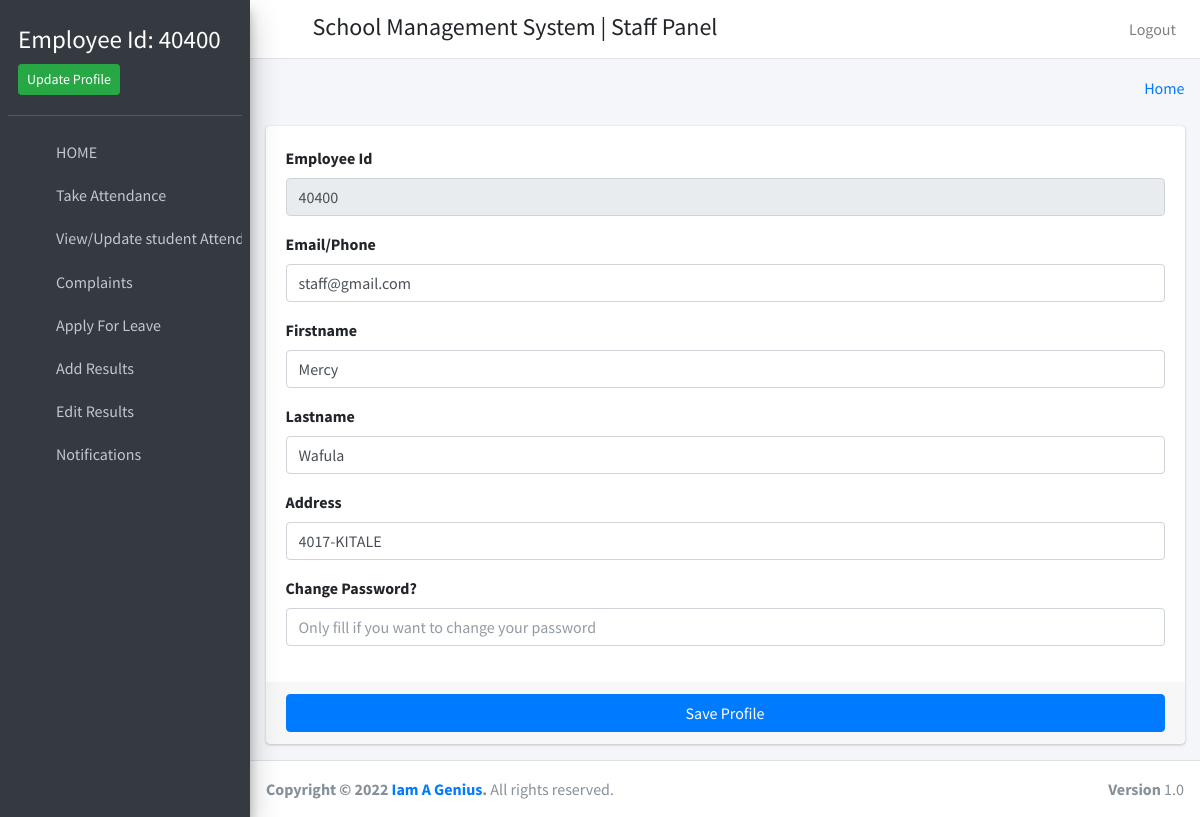
The app's page /staff_profile (signed in) with its own data.
### Student/models.py (models this page shows)
class CustomUser(AbstractUser):
    user_type_data=((1,"HOD"),(3,"staff"),(4,"student"),(2,"admin"))
    user_type= models.CharField(default=1, choices=user_type_data,max_length=10)

class staff(models.Model):
    id = models.AutoField(primary_key=True)
    admin = models.OneToOneField(CustomUser, on_delete=models.CASCADE)
    address = models.TextField()
    dept_id = models.ForeignKey(department, on_delete=models.SET_DEFAULT, default=1)
    created_at = models.DateTimeField(auto_now_add=True)
    updated_at = models.DateTimeField(auto_now_add=True)
    fcm_token=models.TextField(default="")
    objects=models.Manager()

### Student/staffviews.py (the view)
# urls.py: path('staff_profile',staffviews.staff_profile,name="staff_profile"),
def staff_profile(request):
    user=CustomUser.objects.get(id=request.user.id)
    staffs=staff.objects.get(admin=user)
    notifications = notificationstaff.objects.filter(staff_id=staffs.id,read=False).count()
    notification = notificationstaff.objects.filter(staff_id=staffs.id,read=False)
    return render(request,"staff_template/staff_profile.html",{"notification":notification,"user":user,"staffs":staffs,"notifications":notifications})

### templates/staff_template/staff_profile.html (shortened to what this page needs)
{% extends 'staff_template/base_template.html' %}
{% load static %}
{% block main_content %}
<section class="content">
      <div class="container-fluid">
        <div class="row">
          <div class="col-md-12">
            <div class="card card">
              <form role="form" action="{% url 'staff_profile_save' %}" method="POST">
                <div class="card-body">
                  <div class="form-group">
                    <label>Employee Id</label>
                    <input type="text" class="form-control" name="username" value="{{ user.username }}" disabled="disabled">
                  </div>
                  <div class="form-group">
                    <label>Email/Phone</label>
                    <input type="text" class="form-control" name="email" value="{{ user.email }}" />
                  </div>
                  <div class="form-group">
                    <label>Firstname</label>
                    <input type="text" class="form-control" name="first_name" value="{{ user.first_name }}">
                  </div>
                  <div class="form-group">
                    <label>Lastname</label>
                    <input type="text" class="form-control" name="last_name" value="{{ user.last_name }}">
                  </div>
                  <div class="form-group">
                    <label>Address</label>
                    <input type="text" class="form-control" name="address" value="{{staffs.address}}">
                  </div>
                  <div class="form-group">
                    <label>Change Password?</label>
                    <input type="text" class="form-control" name="password" placeholder="Only fill if you want to change your password">
                  </div>
                </div>
                <div class="card-footer">
                  <button type="submit" class="btn btn-primary btn-block ">Save Profile</button>
                </div>
              </form>
            </div>
          </div>
        </div>
      </div>
    </section>
{% endblock main_content %}

### templates/staff_template/sidebar.html (shortened to what this page needs)
{% load static %}
<aside class="main-sidebar sidebar-dark-primary elevation-4">
    <div class="sidebar">
      <div class="user-panel mt-3 pb-3 mb-3 d-flex username">
        <div class="info">
            Employee Id:&nbsp;{{ user.username }}
          <a href="{% url 'staff_profile' %}" class="d-block"><button class="btn btn-sm btn-success">Update Profile</button></a>
        </div>
      </div>
      <nav class="mt-2">
        <ul class="nav nav-pills nav-sidebar flex-column" data-widget="treeview" role="menu" data-accordion="false">
          <li class="nav-item">
            {% url 'staff_home' as staff_home %}
            <a href="{{ staff_home }}" class="nav-link {% if request.path == staff_home %} active {% endif %} ">
              <i class="nav-icon fas fa-home"></i>
              <p>
                HOME
              </p>
            </a>
          </li>
          <li class="nav-item">
             {% url 'staff_take_attendance' as staff_take_attendance %}
            <a href="{{ staff_take_attendance }}" class="nav-link {% if request.path == staff_take_attendance %} active {% endif %} ">
              <i class="nav-icon fas fa-bars"></i>
              <p>
                Take Attendance
              </p>
            </a>
          </li>
          <li class="nav-item">
            {% url 'staff_update_attendance' as staff_update_attendance %}
           <a href="{{ staff_update_attendance }}" class="nav-link {% if request.path == staff_update_attendance %} active {% endif %} ">
             <i class="nav-icon fas fa-database"></i>
             <p>
               View/Update student Attendance
             </p>
           </a>
         </li>
         <li class="nav-item">
          {% url 'staff_feedback' as staff_feedback %}
         <a href="{{ staff_feedback }}" class="nav-link {% if request.path == staff_feedback %} active {% endif %} ">
           <i class="nav-icon fas fa-envelope"></i>
           <p>
             Complaints
           </p>
         </a>
       </li>
       <li class="nav-item">
        {% url 'staff_apply_leave' as staff_apply_leave %}
       <a href="{{ staff_apply_leave }}" class="nav-link {% if request.path == staff_apply_leave %} active {% endif %} ">
         <i class="nav-icon fas fa-user-times"></i>
         <p>
           Apply For Leave
         </p>
       </a>
       </li>
      <li class="nav-item">
      {% url 'staff_add_result' as staff_add_result %}
      <a href="{{ staff_add_result }}" class="nav-link {% if request.path == staff_add_result %} active {% endif %} ">
        <i class="nav-icon fas fa-percent"></i>
        <p>
          Add Results
        </p>
      </a>
      </li>
      <li class="nav-item">
        {% url 'edit_student_result' as edit_student_result %}
        <a href="{{ edit_student_result }}" class="nav-link {% if request.path == edit_student_result %} active {% endif %} ">
          <i class="nav-icon fas fa-plus-square"></i>
          <p>
            Edit Results
          </p>
        </a>
      </li>
      <li class="nav-item">
        {% url 'staff_all_notification' as staff_all_notification %}
       <a href="{{ staff_all_notification }}" class="nav-link {% if request.path == staff_all_notification %} active {% endif %} ">
         <i class="nav-icon fas fa-share-square"></i>
         <p>
           Notifications
         </p>
       </a>
      </li>
        </ul>
     </nav>
  </div>
</aside>

### templates/staff_template/sidebar.html (style rules this page uses)
.user-panel.mt-3.pb-3.mb-3.d-flex.username { color:#fff; height:100px; font-size:25px }

### records on screen
CustomUser: username "40400", email "staff@gmail.com", first_name "Mercy", last_name "Wafula"
staff: address "4017-KITALE"
